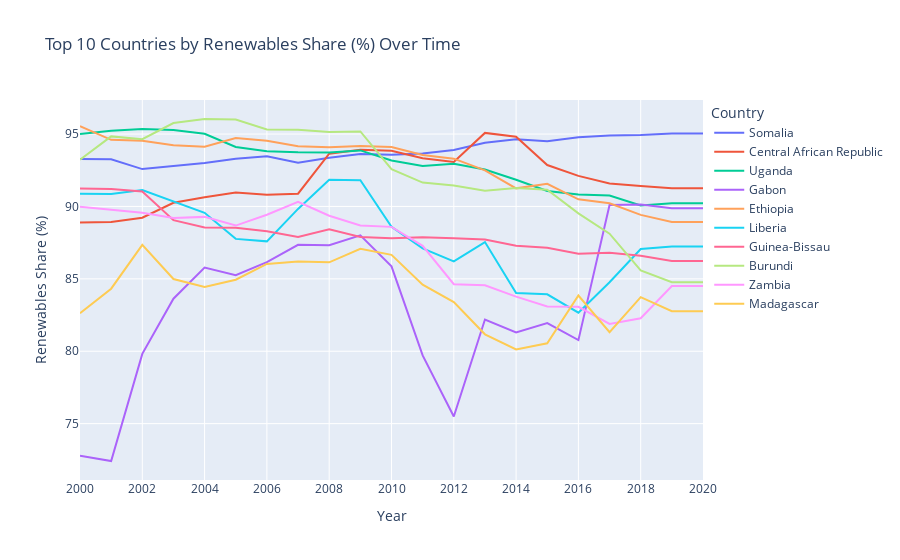

The notebook cell saved with this chart:
### Code cell
# Top10 countries by renewables shares (%) over time - interative visual

import pandas as pd
import plotly.express as px

# Load  dataset
df = pd.read_csv("../data/cleaned/enhanced_energy_features_final.csv")

# Ensure year is an integer
df['year'] = df['year'].astype(int)

# Step 1: Get top 10 countries by renewables share in 2020
top10_countries = (
    df[df['year'] == 2020]
    .nlargest(10, 'renewables_share_pct')
    .sort_values('renewables_share_pct', ascending=False)
)['country'].tolist()

# Step 2: Filter dataset and avoid SettingWithCopyWarning
df_top10 = df[df['country'].isin(top10_countries)].copy()

# Reset index (help in avoiding some warnings)
df_top10.reset_index(drop=True, inplace=True)

# Explicitly set country order using .loc to avoid warning
df_top10.loc[:, 'country'] = pd.Categorical(
    df_top10['country'],
    categories=top10_countries,
    ordered=True
)

# Step 3: Create line chart with legend ordered
fig = px.line(
    df_top10,
    x='year',
    y='renewables_share_pct',
    color='country',
    title='Top 10 Countries by Renewables Share (%) Over Time',
    labels={
        'renewables_share_pct': 'Renewables Share (%)',
        'year': 'Year'
    },
    category_orders={'country': top10_countries},  # ensure proper legend order
)

# Step 4: Format chart layout
fig.update_layout(
    legend_title_text='Country',
    legend_traceorder='normal',
    legend=dict(
        font=dict(size=12),
        yanchor="top",
        y=1,
        xanchor="left",
        x=1.01
    ),
    xaxis=dict(tickmode='linear', tick0=2000, dtick=2),
)

fig.show()

### Figure 1 — Plotly figure (JSON) as saved in the notebook; plotly's stock layout.template omitted (floating-point values rounded to 4 significant figures)
{"data": [{"hovertemplate": "country=Somalia<br>Year=%{x}<br>Renewables Share (%)=%{y}<extra></extra>", "legendgroup": "Somalia", "line": {"color": "#636efa", "dash": "solid"}, "marker": {"symbol": "circle"}, "mode": "lines", "name": "Somalia", "orientation": "v", "showlegend": true, "type": "scatter", "x": [2000, 2001, 2002, 2003, 2004, 2005, 2006, 2007, 2008, 2009, 2010, 2011, 2012, 2013, 2014, 2015, 2016, 2017, 2018, 2019, 2020], "xaxis": "x", "y": [93.28, 93.26, 92.58, 92.8, 93, 93.3, 93.47, 93.02, 93.37, 93.63, 93.57, 93.65, 93.9, 94.4, 94.64, 94.5, 94.78, 94.9, 94.93, 95.03, 95.03], "yaxis": "y"}, {"hovertemplate": "country=Central African Republic<br>Year=%{x}<br>Renewables Share (%)=%{y}<extra></extra>", "legendgroup": "Central African Republic", "line": {"color": "#EF553B", "dash": "solid"}, "marker": {"symbol": "circle"}, "mode": "lines", "name": "Central African Republic", "orientation": "v", "showlegend": true, "type": "scatter", "x": [2000, 2001, 2002, 2003, 2004, 2005, 2006, 2007, 2008, 2009, 2010, 2011, 2012, 2013, 2014, 2015, 2016, 2017, 2018, 2019, 2020], "xaxis": "x", "y": [88.9, 88.92, 89.22, 90.25, 90.64, 90.96, 90.8, 90.88, 93.64, 93.91, 93.84, 93.33, 93.07, 95.08, 94.82, 92.86, 92.11, 91.58, 91.42, 91.26, 91.26], "yaxis": "y"}, {"hovertemplate": "country=Uganda<br>Year=%{x}<br>Renewables Share (%)=%{y}<extra></extra>", "legendgroup": "Uganda", "line": {"color": "#00cc96", "dash": "solid"}, "marker": {"symbol": "circle"}, "mode": "lines", "name": "Uganda", "orientation": "v", "showlegend": true, "type": "scatter", "x": [2000, 2001, 2002, 2003, 2004, 2005, 2006, 2007, 2008, 2009, 2010, 2011, 2012, 2013, 2014, 2015, 2016, 2017, 2018, 2019, 2020], "xaxis": "x", "y": [95.01, 95.22, 95.35, 95.28, 95.02, 94.11, 93.82, 93.74, 93.73, 93.87, 93.18, 92.79, 92.95, 92.55, 91.84, 91.07, 90.83, 90.76, 90.07, 90.22, 90.22], "yaxis": "y"}, {"hovertemplate": "country=Gabon<br>Year=%{x}<br>Renewables Share (%)=%{y}<extra></extra>", "legendgroup": "Gabon", "line": {"color": "#ab63fa", "dash": "solid"}, "marker": {"symbol": "circle"}, "mode": "lines", "name": "Gabon", "orientation": "v", "showlegend": true, "type": "scatter", "x": [2000, 2001, 2002, 2003, 2004, 2005, 2006, 2007, 2008, 2009, 2010, 2011, 2012, 2013, 2014, 2015, 2016, 2017, 2018, 2019, 2020], "xaxis": "x", "y": [72.78, 72.42, 79.82, 83.63, 85.78, 85.25, 86.16, 87.35, 87.32, 88, 85.86, 79.71, 75.49, 82.19, 81.3, 81.95, 80.77, 90.1, 90.13, 89.88, 89.88], "yaxis": "y"}, {"hovertemplate": "country=Ethiopia<br>Year=%{x}<br>Renewables Share (%)=%{y}<extra></extra>", "legendgroup": "Ethiopia", "line": {"color": "#FFA15A", "dash": "solid"}, "marker": {"symbol": "circle"}, "mode": "lines", "name": "Ethiopia", "orientation": "v", "showlegend": true, "type": "scatter", "x": [2000, 2001, 2002, 2003, 2004, 2005, 2006, 2007, 2008, 2009, 2010, 2011, 2012, 2013, 2014, 2015, 2016, 2017, 2018, 2019, 2020], "xaxis": "x", "y": [95.55, 94.6, 94.53, 94.23, 94.13, 94.73, 94.54, 94.16, 94.09, 94.18, 94.11, 93.56, 93.3, 92.49, 91.25, 91.56, 90.49, 90.22, 89.42, 88.92, 88.92], "yaxis": "y"}, {"hovertemplate": "country=Liberia<br>Year=%{x}<br>Renewables Share (%)=%{y}<extra></extra>", "legendgroup": "Liberia", "line": {"color": "#19d3f3", "dash": "solid"}, "marker": {"symbol": "circle"}, "mode": "lines", "name": "Liberia", "orientation": "v", "showlegend": true, "type": "scatter", "x": [2000, 2001, 2002, 2003, 2004, 2005, 2006, 2007, 2008, 2009, 2010, 2011, 2012, 2013, 2014, 2015, 2016, 2017, 2018, 2019, 2020], "xaxis": "x", "y": [90.88, 90.86, 91.14, 90.35, 89.56, 87.76, 87.59, 89.83, 91.84, 91.81, 88.59, 87.1, 86.21, 87.54, 84.02, 83.93, 82.66, 84.77, 87.06, 87.24, 87.24], "yaxis": "y"}, {"hovertemplate": "country=Guinea-Bissau<br>Year=%{x}<br>Renewables Share (%)=%{y}<extra></extra>", "legendgroup": "Guinea-Bissau", "line": {"color": "#FF6692", "dash": "solid"}, "marker": {"symbol": "circle"}, "mode": "lines", "name": "Guinea-Bissau", "orientation": "v", "showlegend": true, "type": "scatter", "x": [2000, 2001, 2002, 2003, 2004, 2005, 2006, 2007, 2008, 2009, 2010, 2011, 2012, 2013, 2014, 2015, 2016, 2017, 2018, 2019, 2020], "xaxis": "x", "y": [91.24, 91.21, 91.04, 89.05, 88.55, 88.53, 88.29, 87.9, 88.42, 87.89, 87.81, 87.87, 87.81, 87.71, 87.28, 87.15, 86.73, 86.8, 86.59, 86.24, 86.24], "yaxis": "y"}, {"hovertemplate": "country=Burundi<br>Year=%{x}<br>Renewables Share (%)=%{y}<extra></extra>", "legendgroup": "Burundi", "line": {"color": "#B6E880", "dash": "solid"}, "marker": {"symbol": "circle"}, "mode": "lines", "name": "Burundi", "orientation": "v", "showlegend": true, "type": "scatter", "x": [2000, 2001, 2002, 2003, 2004, 2005, 2006, 2007, 2008, 2009, 2010, 2011, 2012, 2013, 2014, 2015, 2016, 2017, 2018, 2019, 2020], "xaxis": "x", "y": [93.23, 94.84, 94.65, 95.76, 96.04, 96.01, 95.31, 95.29, 95.15, 95.18, 92.57, 91.65, 91.45, 91.08, 91.28, 91.15, 89.52, 88.12, 85.58, 84.77, 84.77], "yaxis": "y"}, {"hovertemplate": "country=Zambia<br>Year=%{x}<br>Renewables Share (%)=%{y}<extra></extra>", "legendgroup": "Zambia", "line": {"color": "#FF97FF", "dash": "solid"}, "marker": {"symbol": "circle"}, "mode": "lines", "name": "Zambia", "orientation": "v", "showlegend": true, "type": "scatter", "x": [2000, 2001, 2002, 2003, 2004, 2005, 2006, 2007, 2008, 2009, 2010, 2011, 2012, 2013, 2014, 2015, 2016, 2017, 2018, 2019, 2020], "xaxis": "x", "y": [89.98, 89.76, 89.56, 89.2, 89.28, 88.68, 89.43, 90.32, 89.36, 88.68, 88.59, 87.28, 84.63, 84.56, 83.77, 83.09, 83.07, 81.89, 82.28, 84.5, 84.5], "yaxis": "y"}, {"hovertemplate": "country=Madagascar<br>Year=%{x}<br>Renewables Share (%)=%{y}<extra></extra>", "legendgroup": "Madagascar", "line": {"color": "#FECB52", "dash": "solid"}, "marker": {"symbol": "circle"}, "mode": "lines", "name": "Madagascar", "orientation": "v", "showlegend": true, "type": "scatter", "x": [2000, 2001, 2002, 2003, 2004, 2005, 2006, 2007, 2008, 2009, 2010, 2011, 2012, 2013, 2014, 2015, 2016, 2017, 2018, 2019, 2020], "xaxis": "x", "y": [82.62, 84.32, 87.35, 84.99, 84.44, 84.94, 86.03, 86.19, 86.14, 87.07, 86.66, 84.6, 83.4, 81.17, 80.12, 80.55, 83.85, 81.32, 83.74, 82.77, 82.77], "yaxis": "y"}], "layout": {"legend": {"font": {"size": 12}, "title": {"text": "Country"}, "tracegroupgap": 0, "traceorder": "normal", "x": 1.01, "xanchor": "left", "y": 1, "yanchor": "top"}, "title": {"text": "Top 10 Countries by Renewables Share (%) Over Time"}, "xaxis": {"anchor": "y", "domain": [0, 1], "dtick": 2, "tick0": 2000, "tickmode": "linear", "title": {"text": "Year"}}, "yaxis": {"anchor": "x", "domain": [0, 1], "title": {"text": "Renewables Share (%)"}}}}
